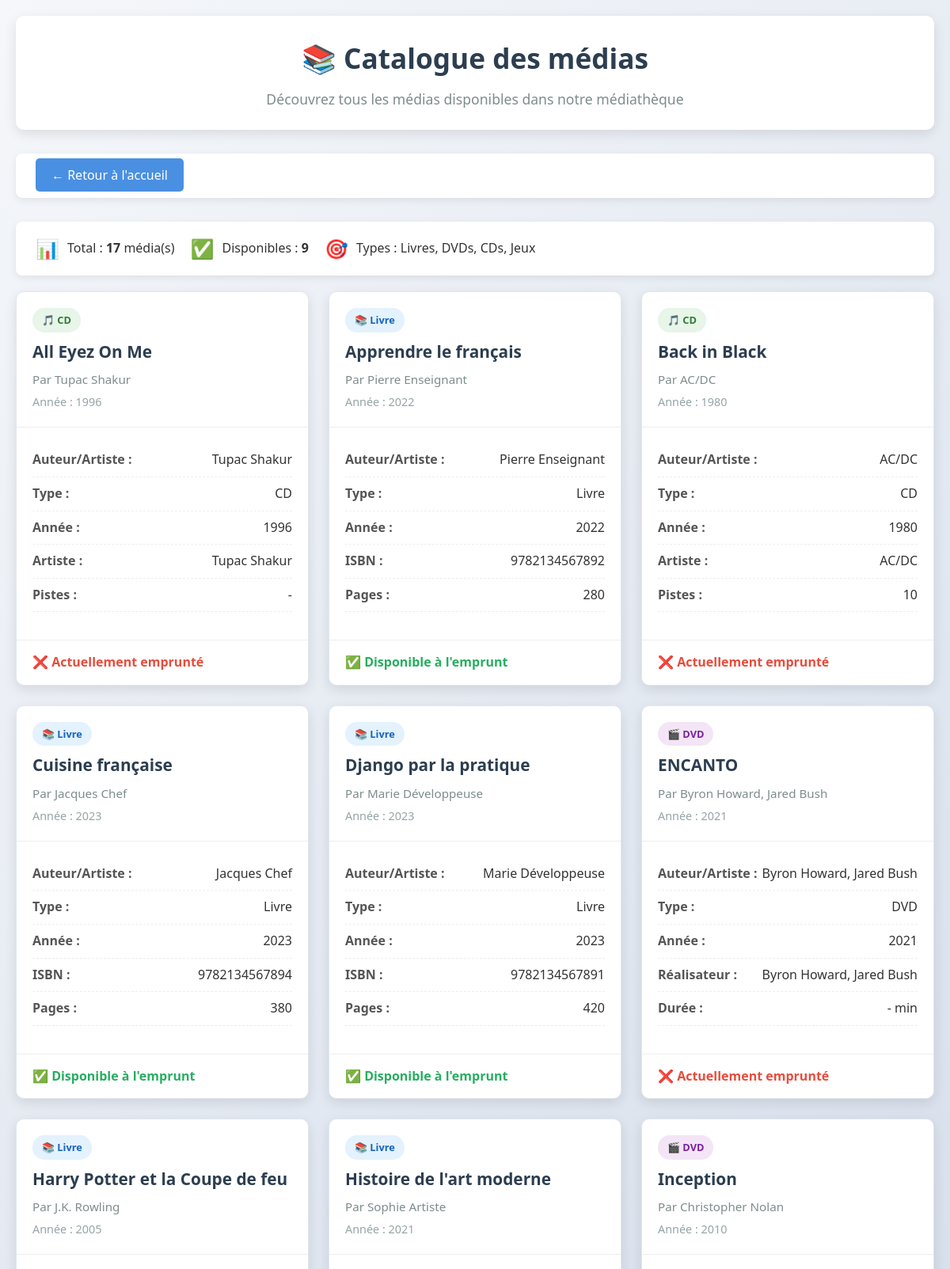
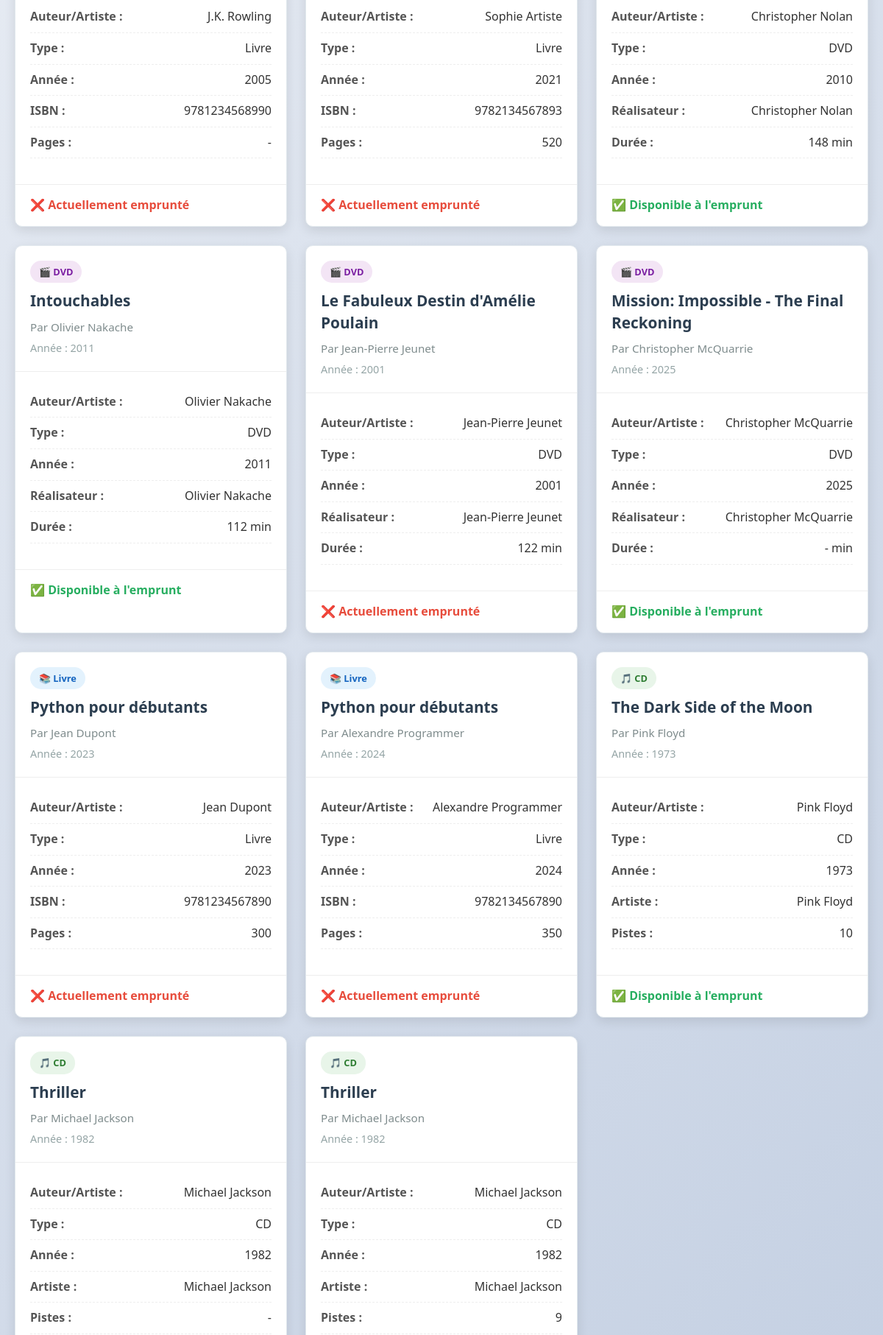
Page /bibliotheque/medias/ (upper part) on the committed database (2 pictures, top to bottom).
### bibliotheque/models.py (models this page shows, shortened)
class Media(models.Model):
    TYPE_MEDIA = [
        ('LIVRE', 'Livre'),
        ('DVD', 'DVD'),
        ('CD', 'CD'),
        ('JEU', 'Jeu de plateau'),
    ]
    titre = models.CharField(max_length=200, verbose_name="Titre")
    auteur = models.CharField(max_length=100, verbose_name="Auteur/Réalisateur/Artiste")
    annee = models.IntegerField(verbose_name="Année de publication")
    type_media = models.CharField(max_length=10, choices=TYPE_MEDIA, verbose_name="Type")
    disponible = models.BooleanField(default=True, verbose_name="Disponible")
    class Meta:
        verbose_name = "Média"
        verbose_name_plural = "Médias"
        ordering = ['titre']

class CD(Media):
    artiste = models.CharField(max_length=100, verbose_name="Artiste")
    pistes = models.IntegerField(verbose_name="Nombre de pistes", blank=True, null=True)

class Livre(Media):
    isbn = models.CharField(max_length=13, unique=True, verbose_name="ISBN", blank=True, null=True)
    pages = models.IntegerField(verbose_name="Nombre de pages", blank=True, null=True)

class DVD(Media):
    realisateur = models.CharField(max_length=100, verbose_name="Réalisateur")
    duree = models.IntegerField(verbose_name="Durée (minutes)", blank=True, null=True)

### bibliotheque/views.py (the view)
# urls.py: path('medias/', views.liste_medias, name='liste_medias'),
def liste_medias(request):
    medias = Media.objects.all()
    medias_disponibles = Media.objects.filter(disponible=True).count()
    return render(request, 'bibliotheque/liste_medias.html', {
        'medias': medias,
        'medias_disponibles': medias_disponibles,
    })

### bibliotheque/templates/bibliotheque/liste_medias.html (shortened to what this page needs)
<!DOCTYPE html>
<html lang="fr">
<head>
</head>
<body>
    <div class="container">
        <header>
            <h1>📚 Catalogue des médias</h1>
            <p class="subtitle">Découvrez tous les médias disponibles dans notre médiathèque</p>
        </header>
        <div class="nav-bar">
            <div class="nav-links">
                <a href="{% url 'accueil' %}">← Retour à l'accueil</a>
            </div>
        </div>
        <div class="stats-bar">
            <div class="stat">
                <span class="stat-icon">📊</span>
                <span>Total : <strong>{{ medias|length }}</strong> média(s)</span>
            </div>
            <div class="stat">
                <span class="stat-icon">✅</span>
                <span>Disponibles : <strong>{{ medias_disponibles|default:"0" }}</strong></span>
            </div>
            <div class="stat">
                <span class="stat-icon">🎯</span>
                <span>Types : Livres, DVDs, CDs, Jeux</span>
            </div>
        </div>
        <div class="medias-grid">
            {% for media in medias %}
            <div class="media-card" data-type="{{ media.type_media }}">
                <div class="media-header">
                    <span class="media-type type-{{ media.type_media|lower }}">
                        {% if media.type_media == 'LIVRE' %}📚 Livre
                        {% elif media.type_media == 'DVD' %}🎬 DVD
                        {% elif media.type_media == 'CD' %}🎵 CD
                        {% else %}🎲 Jeu
                        {% endif %}
                    </span>
                    <h3 class="media-title">{{ media.titre }}</h3>
                    <p class="media-author">Par {{ media.auteur }}</p>
                    <p class="media-year">Année : {{ media.annee }}</p>
                </div>
                <div class="media-body">
                    <div class="media-details">
                        <div class="detail-item">
                            <span class="detail-label">Auteur/Artiste :</span>
                            <span class="detail-value">{{ media.auteur }}</span>
                        </div>
                        <div class="detail-item">
                            <span class="detail-label">Type :</span>
                            <span class="detail-value">{{ media.get_type_media_display }}</span>
                        </div>
                        <div class="detail-item">
                            <span class="detail-label">Année :</span>
                            <span class="detail-value">{{ media.annee }}</span>
                        </div>
                        {% if media.type_media == 'LIVRE' and media.livre %}
                        <div class="detail-item">
                            <span class="detail-label">ISBN :</span>
                            <span class="detail-value">{{ media.livre.isbn|default:"Non renseigné" }}</span>
                        </div>
                        <div class="detail-item">
                            <span class="detail-label">Pages :</span>
                            <span class="detail-value">{{ media.livre.pages|default:"-" }}</span>
                        </div>
                        {% endif %}
                        {% if media.type_media == 'DVD' and media.dvd %}
                        <div class="detail-item">
                            <span class="detail-label">Réalisateur :</span>
                            <span class="detail-value">{{ media.dvd.realisateur }}</span>
                        </div>
                        <div class="detail-item">
                            <span class="detail-label">Durée :</span>
                            <span class="detail-value">{{ media.dvd.duree|default:"-" }} min</span>
                        </div>
                        {% endif %}
                        {% if media.type_media == 'CD' and media.cd %}
                        <div class="detail-item">
                            <span class="detail-label">Artiste :</span>
                            <span class="detail-value">{{ media.cd.artiste }}</span>
                        </div>
                        <div class="detail-item">
                            <span class="detail-label">Pistes :</span>
                            <span class="detail-value">{{ media.cd.pistes|default:"-" }}</span>
                        </div>
                        {% endif %}
                    </div>
                </div>
                <div class="media-status">
                    <div>
                        {% if media.disponible %}
                        <span class="status-available">✅ Disponible à l'emprunt</span>
                        {% else %}
                        <span class="status-unavailable">❌ Actuellement emprunté</span>
                        {% endif %}
                    </div>
                </div>
            </div>
            {% endfor %}
        </div>
    </div>
</body>
</html>

### bibliotheque/templates/bibliotheque/liste_medias.html (style rules this page uses)
* { margin: 0; padding: 0; box-sizing: border-box; }
body { font-family: 'Segoe UI', Tahoma, Geneva, Verdana, sans-serif; line-height: 1.6; color: #333; background: linear-gradient(135deg, #f5f7fa 0%, #c3cfe2 100%); min-height: 100vh; padding: 20px; }
.container { max-width: 1200px; margin: 0 auto; }
header { background: white; border-radius: 10px; padding: 25px; margin-bottom: 30px; box-shadow: 0 5px 15px rgba(0,0,0,0.1); text-align: center; }
h1 { color: #2c3e50; font-size: 2.2em; margin-bottom: 10px; }
.subtitle { color: #7f8c8d; font-size: 1.1em; }
.nav-bar { display: flex; justify-content: space-between; align-items: center; background: white; padding: 15px 25px; border-radius: 8px; margin-bottom: 30px; box-shadow: 0 3px 10px rgba(0,0,0,0.08); }
.nav-links a { margin-right: 15px; padding: 10px 20px; background: #4a90e2; color: white; text-decoration: none; border-radius: 5px; font-weight: 500; transition: all 0.3s ease; }
.stats-bar { display: flex; gap: 20px; background: white; padding: 15px 25px; border-radius: 8px; margin-bottom: 20px; box-shadow: 0 3px 10px rgba(0,0,0,0.08); }
.stat { display: flex; align-items: center; gap: 10px; }
.stat-icon { font-size: 1.5em; }
.medias-grid { display: grid; grid-template-columns: repeat(auto-fill, minmax(350px, 1fr)); gap: 25px; margin-bottom: 40px; }
.media-card { background: white; border-radius: 10px; overflow: hidden; box-shadow: 0 5px 15px rgba(0,0,0,0.1); transition: all 0.3s ease; border: 1px solid #e1e8ed; }
.media-header { padding: 20px; border-bottom: 1px solid #eee; }
.media-type { display: inline-block; padding: 5px 12px; border-radius: 15px; font-size: 0.8em; font-weight: bold; margin-bottom: 10px; }
.type-livre { background: #e3f2fd; color: #1565c0; }
.type-dvd { background: #f3e5f5; color: #7b1fa2; }
.type-cd { background: #e8f5e9; color: #2e7d32; }
.media-title { font-size: 1.3em; color: #2c3e50; margin-bottom: 8px; line-height: 1.4; }
.media-author { color: #7f8c8d; font-size: 0.95em; margin-bottom: 5px; }
.media-year { color: #95a5a6; font-size: 0.9em; }
.media-body { padding: 20px; }
.media-details { margin-bottom: 15px; }
.detail-item { display: flex; justify-content: space-between; padding: 8px 0; border-bottom: 1px dashed #eee; }
.detail-label { font-weight: 600; color: #555; }
.detail-value { color: #333; }
.media-status { padding: 15px 20px; border-top: 1px solid #eee; display: flex; justify-content: space-between; align-items: center; }
.status-available { color: #27ae60; font-weight: bold; display: flex; align-items: center; gap: 8px; }
.status-unavailable { color: #e74c3c; font-weight: bold; display: flex; align-items: center; gap: 8px; }

### rows in the picture
Media: shows "🎵 CD", titre "All Eyez On Me", auteur "Tupac Shakur", annee "1996", type_media "CD", cd.artiste "Tupac Shakur", cd.pistes "-", disponible "❌ Actuellement emprunté"
Media: shows "📚 Livre", titre "Apprendre le français", auteur "Pierre Enseignant", annee "2022", type_media "Livre", livre.isbn "9782134567892", livre.pages "280", disponible "✅ Disponible à l'emprunt"
Media: shows "🎵 CD", titre "Back in Black", auteur "AC/DC", annee "1980", type_media "CD", cd.artiste "AC/DC", cd.pistes "10", disponible "❌ Actuellement emprunté"
Media: shows "📚 Livre", titre "Cuisine française", auteur "Jacques Chef", annee "2023", type_media "Livre", livre.isbn "9782134567894", livre.pages "380", disponible "✅ Disponible à l'emprunt"
Media: shows "📚 Livre", titre "Django par la pratique", auteur "Marie Développeuse", annee "2023", type_media "Livre", livre.isbn "9782134567891", livre.pages "420", disponible "✅ Disponible à l'emprunt"
Media: shows "🎬 DVD", titre "ENCANTO", auteur "Byron Howard, Jared Bush", annee "2021", type_media "DVD", dvd.realisateur "Byron Howard, Jared Bush", dvd.duree "-", disponible "❌ Actuellement emprunté"
Media: shows "📚 Livre", titre "Harry Potter et la Coupe de feu", auteur "J.K. Rowling", annee "2005", type_media "Livre", livre.isbn "9781234568990", livre.pages "-", disponible "❌ Actuellement emprunté"
Media: shows "📚 Livre", titre "Histoire de l'art moderne", auteur "Sophie Artiste", annee "2021", type_media "Livre", livre.isbn "9782134567893", livre.pages "520", disponible "❌ Actuellement emprunté"
Media: shows "🎬 DVD", titre "Inception", auteur "Christopher Nolan", annee "2010", type_media "DVD", dvd.realisateur "Christopher Nolan", dvd.duree "148", disponible "✅ Disponible à l'emprunt"
Media: shows "🎬 DVD", titre "Intouchables", auteur "Olivier Nakache", annee "2011", type_media "DVD", dvd.realisateur "Olivier Nakache", dvd.duree "112", disponible "✅ Disponible à l'emprunt"
Media: shows "🎬 DVD", titre "Le Fabuleux Destin d'Amélie Poulain", auteur "Jean-Pierre Jeunet", annee "2001", type_media "DVD", dvd.realisateur "Jean-Pierre Jeunet", dvd.duree "122", disponible "❌ Actuellement emprunté"
Media: shows "🎬 DVD", titre "Mission: Impossible - The Final Reckoning", auteur "Christopher McQuarrie", annee "2025", type_media "DVD", dvd.realisateur "Christopher McQuarrie", dvd.duree "-", disponible "✅ Disponible à l'emprunt"
Media: shows "📚 Livre", titre "Python pour débutants", auteur "Jean Dupont", annee "2023", type_media "Livre", livre.isbn "9781234567890", livre.pages "300", disponible "❌ Actuellement emprunté"
Media: shows "📚 Livre", titre "Python pour débutants", auteur "Alexandre Programmer", annee "2024", type_media "Livre", livre.isbn "9782134567890", livre.pages "350", disponible "❌ Actuellement emprunté"
Media: shows "🎵 CD", titre "The Dark Side of the Moon", auteur "Pink Floyd", annee "1973", type_media "CD", cd.artiste "Pink Floyd", cd.pistes "10", disponible "✅ Disponible à l'emprunt"
Media: shows "🎵 CD", titre "Thriller", auteur "Michael Jackson", annee "1982", type_media "CD", cd.artiste "Michael Jackson", cd.pistes "-"
Media: shows "🎵 CD", titre "Thriller", auteur "Michael Jackson", annee "1982", type_media "CD", cd.artiste "Michael Jackson", cd.pistes "9"

### other values in the picture
{{ medias|length }} "17"
{{ medias_disponibles|default:"0" }} "9"
